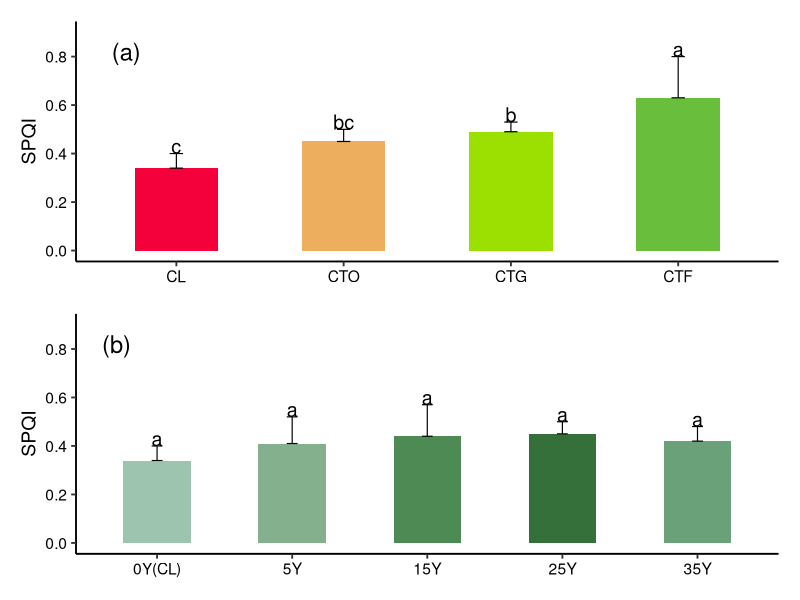
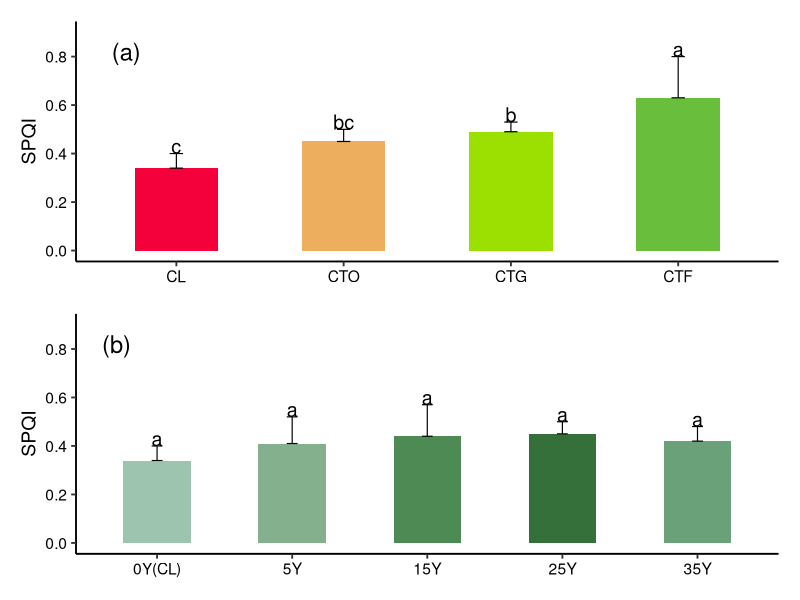
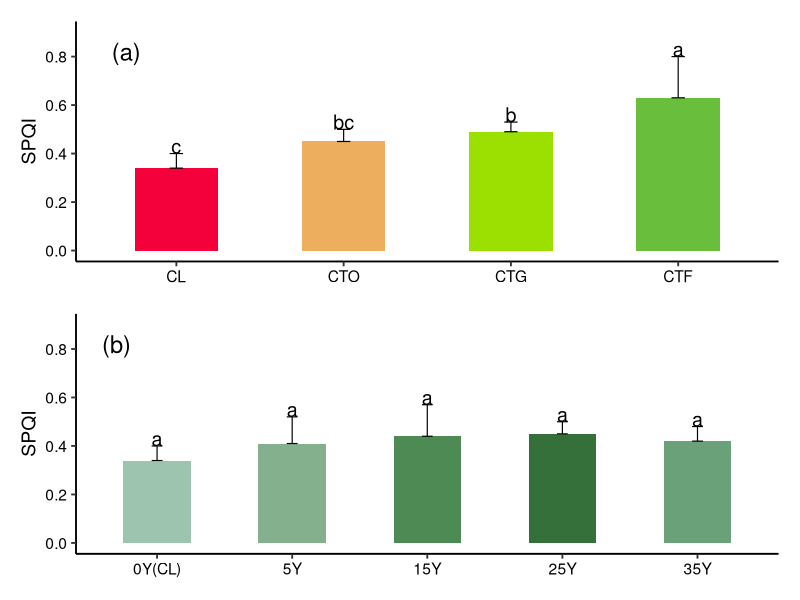

R code for these plots, in order:
#========================
# 1. 加载包
#========================
if (!require(ggplot2)) install.packages("ggplot2")
if (!require(patchwork)) install.packages("patchwork")

library(ggplot2)
library(patchwork)

#========================
# 2. 图(a)数据：不同恢复类型
# 近似值按图片读取
#========================
df_a <- data.frame(
  group = c("CL", "CTO", "CTG", "CTF"),
  mean  = c(0.34, 0.45, 0.49, 0.63),
  se    = c(0.06, 0.05, 0.04, 0.17),
  letter = c("c", "bc", "b", "a"),
  fill = c("#F4003A", "#EDAE5D", "#9BE000", "#69BE3C")
)

df_a$group <- factor(df_a$group, levels = c("CL", "CTO", "CTG", "CTF"))

#========================
# 3. 图(b)数据：不同恢复年限
#========================
df_b <- data.frame(
  group = c("0Y(CL)", "5Y", "15Y", "25Y", "35Y"),
  mean  = c(0.34, 0.41, 0.44, 0.45, 0.42),
  se    = c(0.06, 0.11, 0.13, 0.05, 0.06),
  letter = c("a", "a", "a", "a", "a"),
  fill = c("#9DC4AF", "#84B08E", "#4E8A54", "#356F39", "#6AA179")
)

df_b$group <- factor(df_b$group, levels = c("0Y(CL)", "5Y", "15Y", "25Y", "35Y"))

#========================
# 4. 通用主题
#========================
theme_fig <- theme_classic(base_size = 14) +
  theme(
    axis.title.x = element_blank(),
    axis.text = element_text(color = "black"),
    axis.title.y = element_text(color = "black"),
    plot.margin = margin(10, 10, 10, 10)
  )

#========================
# 5. 图(a)
#========================
p_a <- ggplot(df_a, aes(x = group, y = mean, fill = group)) +
  geom_col(width = 0.5) +
  geom_errorbar(aes(ymin = mean, ymax = mean + se), width = 0.08, linewidth = 0.4) +
  geom_text(aes(y = mean + se + 0.03, label = letter), size = 5) +
  scale_fill_manual(values = setNames(df_a$fill, df_a$group)) +
  scale_y_continuous(limits = c(0, 0.9), breaks = seq(0, 0.8, 0.2)) +
  labs(y = "SPQI") +
  annotate("text", x = 0.7, y = 0.82, label = "(a)", size = 6) +
  theme_fig +
  theme(legend.position = "none")

#========================
# 6. 图(b)
#========================
p_b <- ggplot(df_b, aes(x = group, y = mean, fill = group)) +
  geom_col(width = 0.5) +
  geom_errorbar(aes(ymin = mean, ymax = mean + se), width = 0.08, linewidth = 0.4) +
  geom_text(aes(y = mean + se + 0.03, label = letter), size = 5) +
  scale_fill_manual(values = setNames(df_b$fill, df_b$group)) +
  scale_y_continuous(limits = c(0, 0.9), breaks = seq(0, 0.8, 0.2)) +
  labs(y = "SPQI") +
  annotate("text", x = 0.7, y = 0.82, label = "(b)", size = 6) +
  theme_fig +
  theme(legend.position = "none")

#========================
# 7. 拼图
#========================
final_fig7 <- p_a / p_b

print(final_fig7)

#========================
# 8. 导出 PDF
#========================
ggsave("Figure7_complete.pdf", plot = final_fig7,
       width = 6, height = 8)

cat("Figure7_complete.pdf 已成功导出\n")
ggsave("Figure7_complete.png", plot = final_fig7,
       width = 6, height = 8, dpi = 600)
